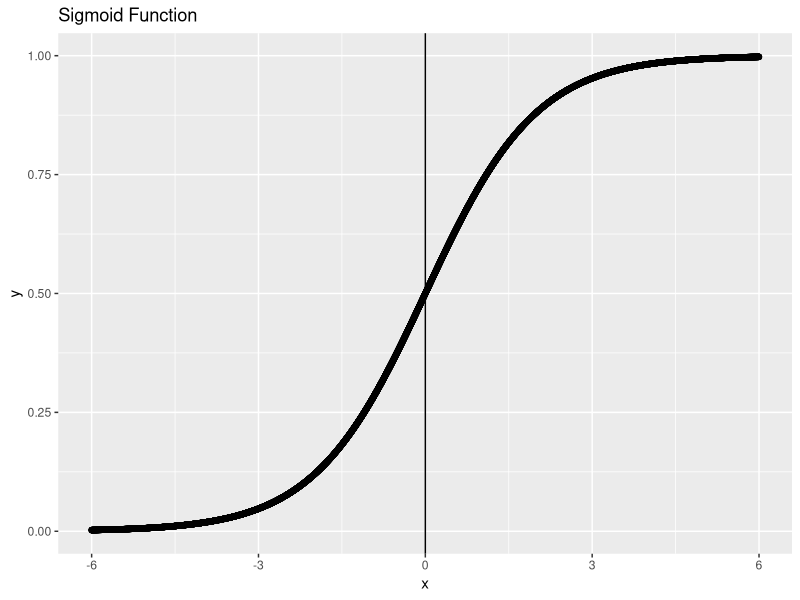

The R script that drew this image:
## ---- chunk 1
library(ggplot2)
library(tidyverse)

x = -6000:6000 / 1000
y = 1 / (1 + exp(1)**(-x))

data = tibble(x = x, y = y)
ggplot(data, aes(x = x, y = y)) + 
  geom_point() +
  geom_vline(xintercept = 0) +
  labs(title = "Sigmoid Function")
